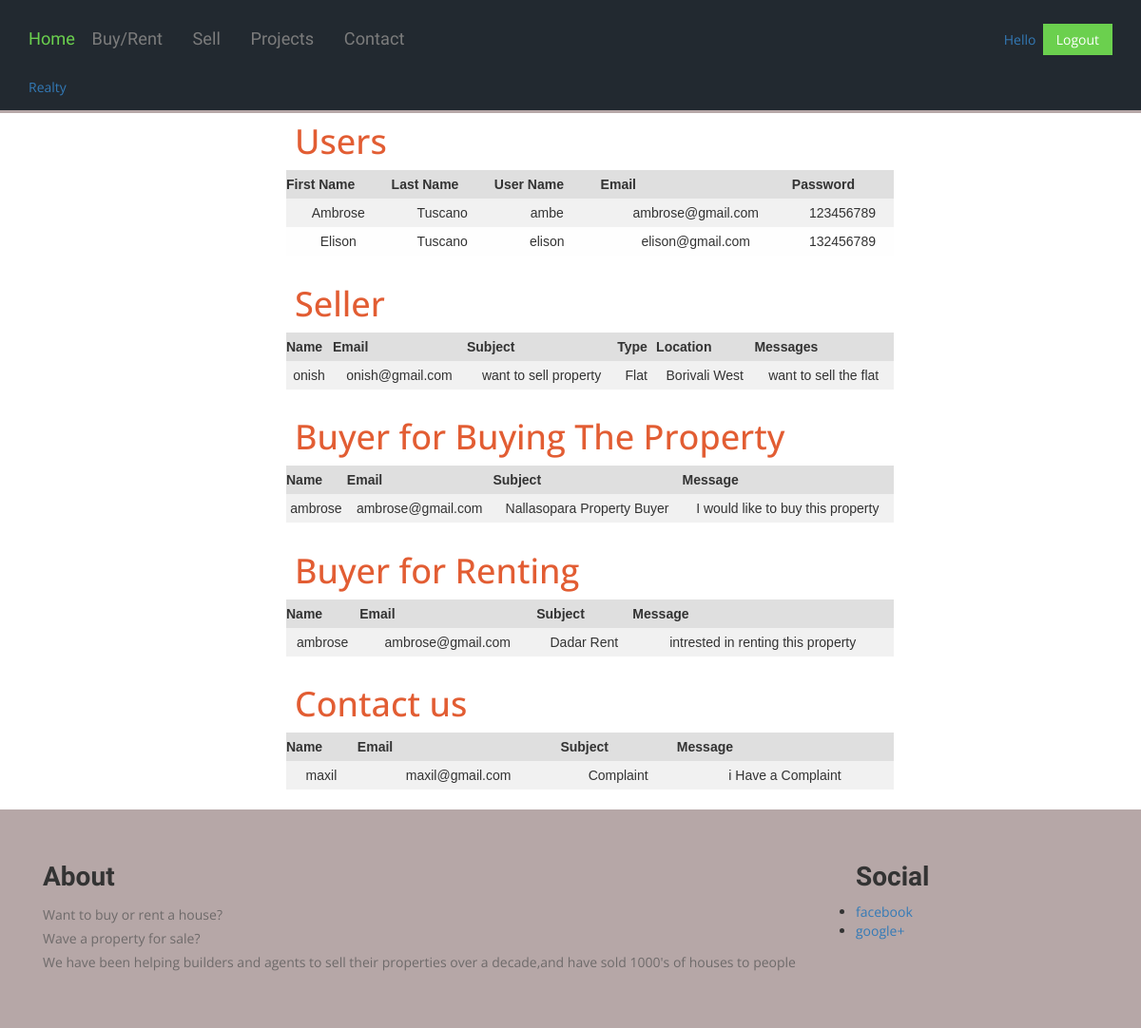
The app's page /admin.php with its own data.
### tables this page shows
CREATE TABLE `users` (
  `first_name` varchar(25) NOT NULL,
  `last_name` varchar(25) NOT NULL,
  `username` varchar(25) NOT NULL,
  `email` varchar(25) NOT NULL,
  `password` varchar(25) NOT NULL
);

CREATE TABLE `sell` (
  `name` varchar(25) NOT NULL,
  `email` varchar(25) NOT NULL,
  `subject` varchar(40) NOT NULL,
  `type` varchar(25) NOT NULL,
  `location` varchar(40) NOT NULL,
  `message` varchar(60) NOT NULL
);

CREATE TABLE `contact` (
  `name` varchar(25) NOT NULL,
  `email` varchar(25) NOT NULL,
  `subject` varchar(40) NOT NULL,
  `message` varchar(60) NOT NULL
);

CREATE TABLE `contactr` (
  `name` varchar(25) NOT NULL,
  `email` varchar(25) NOT NULL,
  `subject` varchar(40) NOT NULL,
  `message` varchar(60) NOT NULL
);

CREATE TABLE `contactc` (
  `name` varchar(25) NOT NULL,
  `email` varchar(25) NOT NULL,
  `subject` varchar(40) NOT NULL,
  `message` varchar(60) NOT NULL
);

### admin.php (the view, shortened to what this page needs)
<!DOCTYPE html>
<html>
<head>
<link href="css/bootstrap.css" rel="stylesheet" type="text/css" media="all">
<link href="css/style.css" rel="stylesheet" type="text/css" media="all" />
</head>
</head>
<body>
  <div class="header">
  <div class="container">
 <div class="header-top">
  <div class="top-menu">
<ul>
   	<li><a href="index.php" class="active">Home</a></li>
    <li><a href="br.html">Buy/Rent</a></li>
  	<li><a href="sell.html">Sell</a></li>
	<li><a href="projects.php">projects</a></li>
   	<li><a href="contact1.php">Contact</a></li>
    </ul>
	</div>
	<div class="buttons">
				   		 <a>Hello&nbsp;<?php
						 $username = $_GET['username'] ;
  echo $username ;?></a>
  <a href="index.html" class="button">Logout</a>
  </div>
			<div class="clearfix"></div>
</div>
<div class="header-bottom">
  <div class="logo">
<a href="index.html">Realty</a>
  </div>
<div class="clearfix"></div>
  </div>
</div>
  </div>
  <div class="table">
  	<h1>Users</h1>
<?php
	include('dbconnect.php');
$sql = "SELECT * FROM users";
$result = $conn->query($sql);
if ($result->num_rows > 0) {
    echo "<table><tr><th>First Name</th><th>Last Name</th><th>User Name</th><th>Email</th><th>Password</th></tr>";
    while($row = $result->fetch_assoc()) {
        echo "<tr><td>" . $row["first_name"]. "</td><td>" . $row["last_name"]. " </td><td>" . $row["username"]. "</td><td>" . $row["email"]. "</td><td>" . $row["password"]. "</td></tr>";
    }
    echo "</table>";
} else {
    echo "0 results";
}
?>
</div>
  <div class="table">
  	<h1>Seller</h1>
<?php
	include('dbconnect.php');
$sql = "SELECT * FROM sell";
$result = $conn->query($sql);
if ($result->num_rows > 0) {
    echo "<table><tr><th>Name</th><th>Email</th><th>Subject</th><th>Type</th><th>Location</th><th>Messages</th></tr>";
    while($row = $result->fetch_assoc()) {
        echo "<tr><td>" . $row["name"]. "</td><td>" . $row["email"]. " </td><td>" . $row["subject"]. "</td><td>" . $row["type"]. "</td><td>" . $row["location"]. "</td><td>" . $row["message"]. "</td></tr>";
    }
    echo "</table>";
} else {
    echo "0 results";
}
?> </div>
  <div class="table">
  	<h1>Buyer for Buying The Property</h1>
<?php
	include('dbconnect.php');
$sql = "SELECT * FROM contact";
$result = $conn->query($sql);
if ($result->num_rows > 0) {
    echo "<table><tr><th>Name</th><th>Email</th><th>Subject</th><th>Message</th></tr>";
    while($row = $result->fetch_assoc()) {
        echo "<tr><td>" . $row["name"]. "</td><td>" . $row["email"]. " </td><td>" . $row["subject"]. "</td><td>" . $row["message"]. "</td></tr>";
    }
    echo "</table>";
} else {
    echo "0 results";
}
?>
</div>
  <div class="table">
  	<h1>Buyer for Renting</h1>
<?php
	include('dbconnect.php');
$sql = "SELECT * FROM contactr";
$result = $conn->query($sql);
if ($result->num_rows > 0) {
    echo "<table><tr><th>Name</th><th>Email</th><th>Subject</th><th>Message</th></tr>";
    while($row = $result->fetch_assoc()) {
        echo "<tr><td>" . $row["name"]. "</td><td>" . $row["email"]. " </td><td>" . $row["subject"]. "</td><td>" . $row["message"]. "</td></tr>";
    }
    echo "</table>";
} else {
    echo "0 results";
}
?>
</div>
  <div class="table">
  	<h1>Contact us</h1>
<?php
	include('dbconnect.php');
$sql = "SELECT * FROM contactc";
$result = $conn->query($sql);
if ($result->num_rows > 0) {
    echo "<table><tr><th>Name</th><th>Email</th><th>Subject</th><th>Message</th></tr>";
    while($row = $result->fetch_assoc()) {
        echo "<tr><td>" . $row["name"]. "</td><td>" . $row["email"]. " </td><td>" . $row["subject"]. "</td><td>" . $row["message"]. "</td></tr>";
    }
    echo "</table>";
} else {
    echo "0 results";
}
?>
</div>
<div class="Resources-section">
	<div class="container">
	<div class="col-md-9 Resources">
	<h3>about</h3>
	<p>Want to buy or rent a house?<br>Wave a property for sale?<br>We have been helping builders and agents to sell their properties over a decade,and have sold 1000's of houses to people</p>
	</div>
	<div class="col-md-3 Resources">
	<h3>social</h3>
	<ul>
	<li><a href="#">facebook</a></li>
	<li><a href="#">google+</a></li>
	</ul>
	</div>
	<div class="clearfix"></div>
	</div>
	</div>
</body>
</html>

### css/style.css (style rules this page uses)
body a { transition:0.5s all; -webkit-transition:0.5s all; -moz-transition:0.5s all; -o-transition:0.5s all; -ms-transition:0.5s all; }
h1,h2,h3,h4,h5,h6 { padding:0 0; margin:0 0; }
p { padding:0 0; margin:0 0; }
ul { padding:0 0; margin:0 0; }
body { padding:0 0; margin:0 0; font-family: 'Open Sans', sans-serif; }
.header { padding: 1em 0 0; border-bottom: 3px solid#B6A7A7; background-color: #222930 !important; color:white !important; }
.logo { float:left; }
.logo a { display: block; }
.header-top { padding: 1em 0; }
.header-bottom { padding: 1em 0; }
.top-menu ul li { display: inline-block; margin: 0 1em; }
.top-menu ul li a { font-size: 1.3em; text-decoration: none; text-transform:capitalize; color:#7c7c7c; font-family: 'Exo 2', sans-serif; }
.top-menu ul li a.active { color: #6bd04e; }
.top-menu { float: left; }
.top-menu ul li:nth-child(1) { margin: 0; }
.buttons { float: right; margin-top: 0.3em; }
a.button { font-size: 1em; color: #fff; padding: 0.5em 1em; background: #6bd04e; text-transform: capitalize; text-decoration: none; }
.Resources-section { padding: 4em 0; background:#B6A7A7; }
.Resources-section h3 { font-size: 2em; text-transform: capitalize; margin-bottom: 0.4em; font-weight: 600; font-family: 'Exo 2', sans-serif; }
.Resources p { font-size: 1em; line-height: 1.8em; color: #6E6A6A; }
.container:after { content: "\0020"; display: block; height: 0; clear: both; visibility: hidden; }
.clearfix:before, .clearfix:after, .row:before, .row:after { content: '\0020'; display: block; overflow: hidden; visibility: hidden; width: 0; height: 0; }
.row:after, .clearfix:after { clear: both; }

### admin.php (style rules this page uses)
table { color: #333; font-family: Helvetica, Arial, sans-serif; width: 640px; border-collapse: collapse; border-spacing: 0; }
td, th { border: 1px solid transparent; height: 30px; transition: all 0.3s; }
th { background: #DFDFDF; font-weight: bold; }
td { background: #FAFAFA; text-align: center; }
tr:nth-child(even) td { background: #F1F1F1; }
tr:nth-child(odd) td { background: #FEFEFE; }
.table { padding-left: 300px; }
h1 { color:#E25D33; padding:10px; }

### records on screen
users: first_name "Ambrose", last_name "Tuscano", username "ambe", email "ambrose@gmail.com", password "123456789"
users: first_name "Elison", last_name "Tuscano", username "elison", email "elison@gmail.com", password "132456789"
sell: name "onish", email "onish@gmail.com", subject "want to sell property", type "Flat", location "Borivali West", message "want to sell the flat"
contact: name "ambrose", email "ambrose@gmail.com", subject "Nallasopara Property Buyer", message "I would like to buy this property"
contactr: name "ambrose", email "ambrose@gmail.com", subject "Dadar Rent", message "intrested in renting this property"
contactc: name "maxil", email "maxil@gmail.com", subject "Complaint", message "i Have a Complaint"
